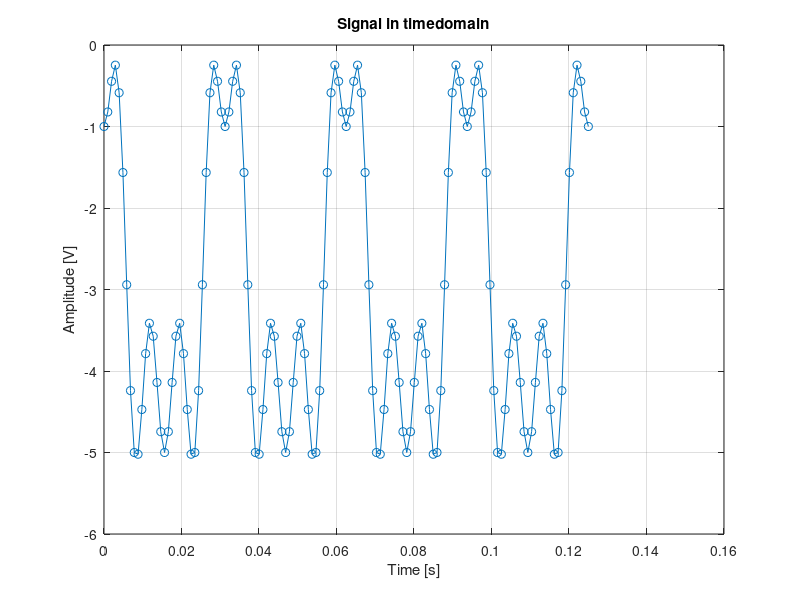
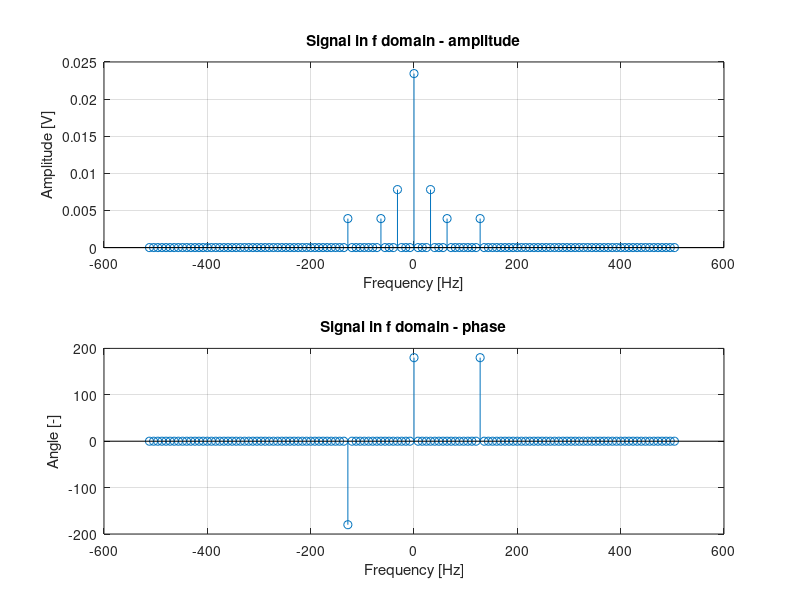
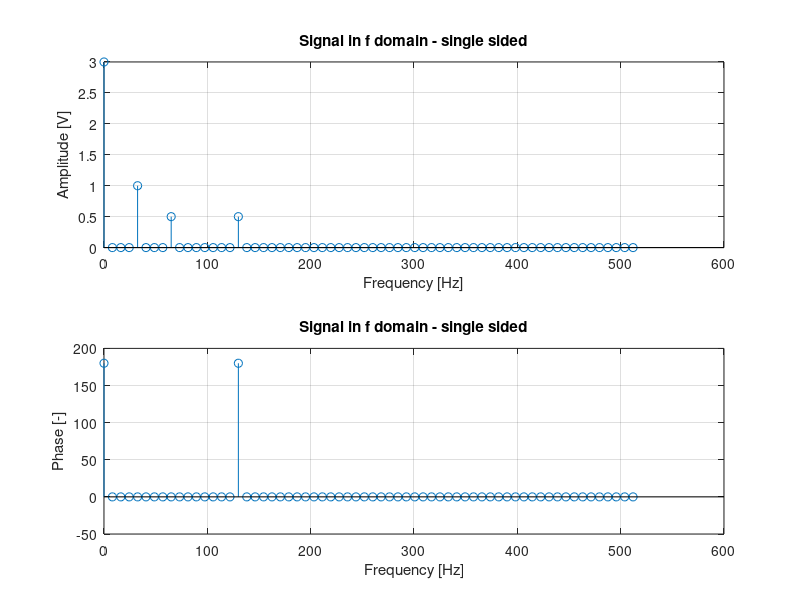
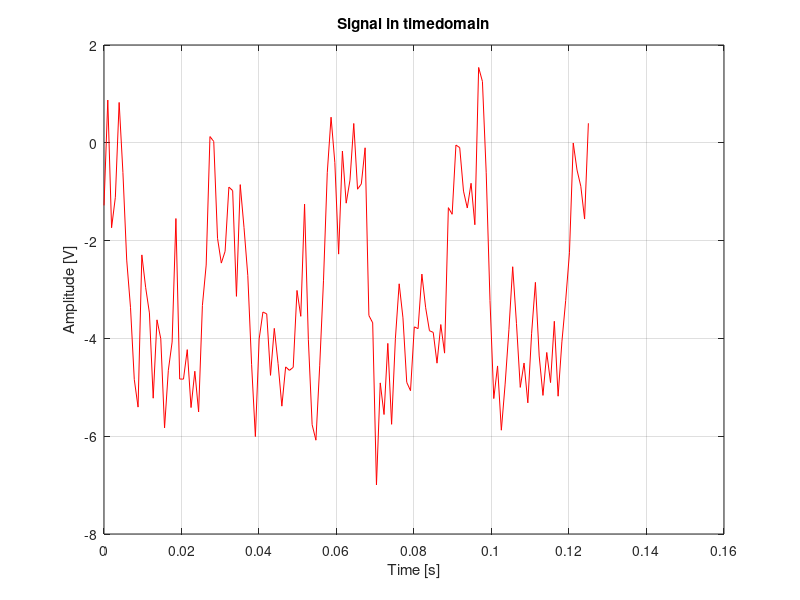

Recreate these plots in MATLAB, in order.
clear all;
close all;

f3=32; %32Hz
f2=64; %64Hz
f1=128; %128Hz

A3=2;
A2=1;
A1=-1;
DC=-3;

f_smpl=1024; %Hz
t=0:1/f_smpl:(4/f3);
N=128;

%Signal
x=DC + (A1*cos(2*pi*f1*t) + A2*cos(2*pi*f2*t) + A3*cos(2*pi*f3*t));

%Signal + noise
noise = (randn(size(t)));
x_noise = noise + x;

%FFT
fouri=fft(x,N)/N;
y=fftshift(fouri)/N;

%FILTEEEEEEEEEEEEEEEEEEEEEEEEEERRRRRRRRRRRRRRRRRR
fouri(fouri<0.00001) = 0;
y(y<0.00001) = 0;

%FILTEEEEEEEEEEEEEEEEEEEEEEEEEERRRRRRRRRRRRRRRRRR

%FFT_noise
fouri_n=fft(x_noise,N)/N;
y_n=fftshift(fouri_n)/N;

%FILTEEEEEEEEEEEEEEEEEEEEEEEEEERRRRRRRRRRRRRRRRRR
y_n(y_n<0.00001) = 0;
fouri_n(fouri_n<0.00001)=0;

%FILTEEEEEEEEEEEEEEEEEEEEEEEEEERRRRRRRRRRRRRRRRRR



df=f_smpl/N;%Step
f_dbl = (-f_smpl/2):df:(f_smpl/2)-df;%Faxis
%f_dbl = linspace(-f_smpl/2,f_smpl/2, N)
%fa = 0:df:((N/2)*df-df);%Half f_axis
%fa = 0:df:f_smpl/2-df;
fa = linspace(0,f_smpl/2,N/2);

% Bez SUMU %
figure(1)
plot(t,x,'-o-')
title("Signal in timedomain");
xlabel('Time [s]');
ylabel('Amplitude [V]');
grid on;

figure(2)
subplot(211)
stem(f_dbl,abs(y));
title("Signal in f domain - amplitude");
xlabel('Frequency [Hz]');
ylabel('Amplitude [V]');
grid on;

subplot(212)
stem(f_dbl, angle(y)*180/pi);
title("Signal in f domain - phase");
xlabel('Frequency [Hz]');
ylabel('Angle [-]');
grid on;

figure(3)
subplot(211)
stem(fa, abs(fouri(1:N/2)));
title("Signal in f domain - single sided");
xlabel('Frequency [Hz]');
ylabel('Amplitude [V]');
grid on;

subplot(212)
stem(fa,angle(fouri(1:N/2))*180/pi);
title("Signal in f domain - single sided");
xlabel('Frequency [Hz]');
ylabel('Phase [-]');
grid on;

%Signal + noise
figure(4)
plot(t,x_noise,'r')
title("Signal in timedomain");
xlabel('Time [s]');
ylabel('Amplitude [V]');
grid on;

figure(5)
subplot(211)
stem(f_dbl,abs(y_n),'r');
title("Signal in f domain - amplitude");
xlabel('Frequency [Hz]');
ylabel('Amplitude [V]');
grid on;

subplot(212)
stem(f_dbl, angle(y_n)*180/pi,'r');
title("Signal in f domain - phase");
xlabel('Frequency [Hz]');
ylabel('Angle [-]');
grid on;

figure(6)
subplot(211)
stem(fa, abs(fouri_n(1:N/2)),'r');
title("Signal in f domain - single sided");
xlabel('Frequency [Hz]');
ylabel('Amplitude [V]');
grid on;

subplot(212)
stem(fa,angle(fouri_n(1:N/2))*180/pi,'r');
title("Signal in f domain - single sided");
xlabel('Frequency [Hz]');
ylabel('Phase [-]');
grid on;
